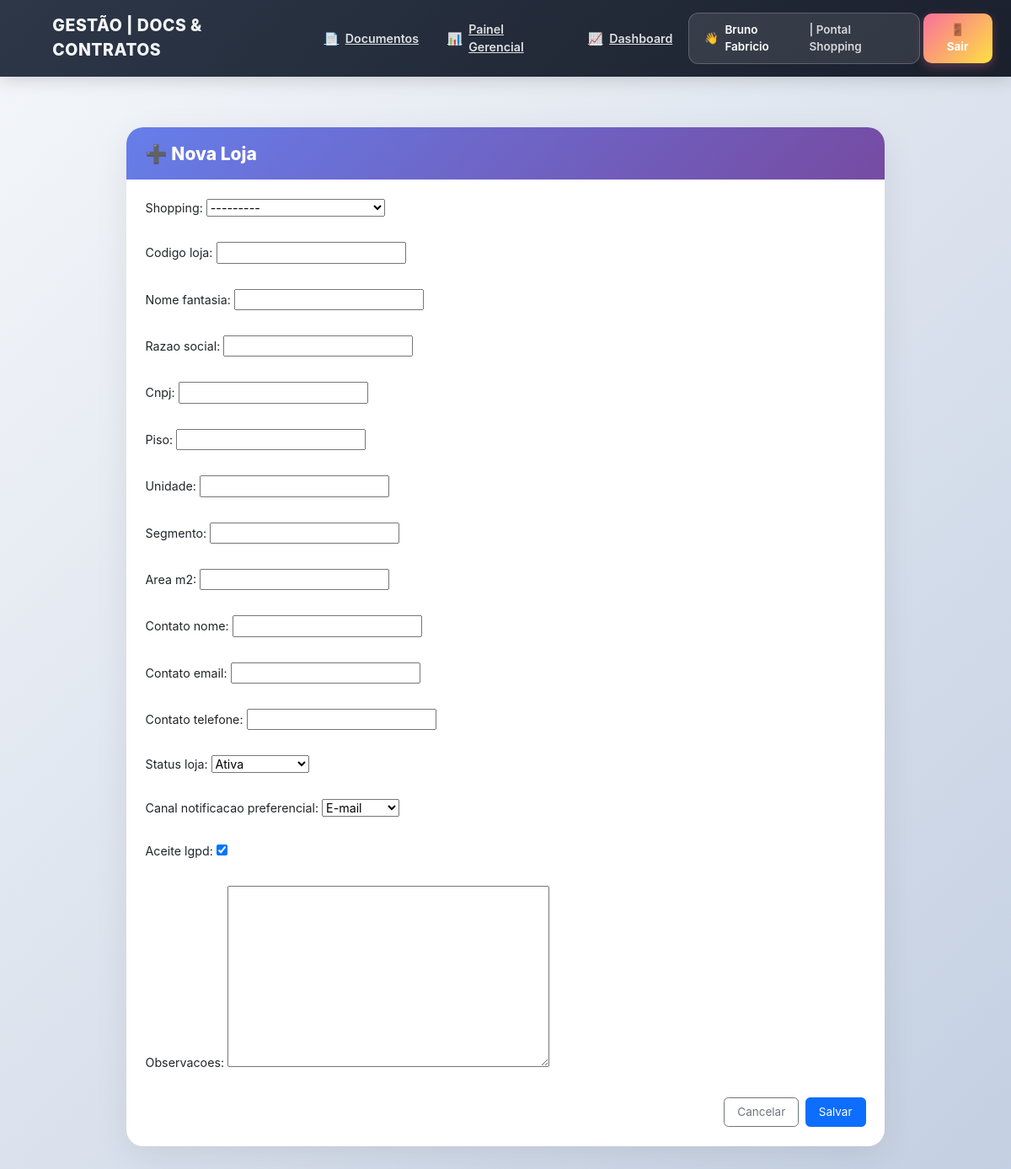
The page /seguros/lojas/novo/ (signed in) on the database its author committed.
### usuarios/models.py (models this page shows)
class Usuario(AbstractUser):
    shopping = models.ForeignKey(
        'documentos.Shopping',
        on_delete=models.SET_NULL,
        null=True,
        blank=True,
        related_name='usuarios'
    )

### documentos/models.py (models this page shows)
class Shopping(models.Model):
    nome = models.CharField(max_length=100)
    sigla = models.CharField(max_length=10)
    cnpj = models.CharField(max_length=20)
    email_alertas = models.EmailField(blank=True, null=True)
    def __str__(self):
        return self.nome

### seguros/views.py (the view)
# urls.py: path('lojas/novo/', LojaCreateView.as_view(), name='seguros_loja_novo'),
class LojaCreateView(LoginRequiredMixin, CreateView):
    model = Loja
    form_class = LojaForm
    template_name = "seguros/loja_form.html"
    success_url = reverse_lazy("seguros_apolice_list")

### seguros/forms.py
class LojaForm(forms.ModelForm):
    class Meta:
        model = Loja
        fields = [
            "shopping", "codigo_loja", "nome_fantasia", "razao_social", "cnpj",
            "piso", "unidade", "segmento", "area_m2",
            "contato_nome", "contato_email", "contato_telefone",
            "status_loja", "canal_notificacao_preferencial", "aceite_lgpd", "observacoes",
        ]

### seguros/templates/seguros/loja_form.html (shortened to what this page needs)
{% extends 'base.html' %}
{% block content %}
<div class="form-wrapper">
  <div class="card form-card">
    <div class="form-card-header">
      <h1 class="form-title">➕ Nova Loja</h1>
    </div>
    <div class="form-card-body">
      <form method="post">
        <div class="row g-3">
          {{ form.as_p }}
        </div>
        <div class="d-flex justify-content-end gap-2 mt-3">
          <a href="{% url 'seguros_apolice_list' %}" class="btn btn-outline-secondary">Cancelar</a>
          <button type="submit" class="btn btn-primary">Salvar</button>
        </div>
      </form>
    </div>
  </div>
</div>
{% endblock %}

### documentos/templates/base.html (shortened to what this page needs)
<!DOCTYPE html>
<html lang="pt-br">
<head>
  <link href="https://cdn.jsdelivr.net/npm/bootstrap@5.3.2/dist/css/bootstrap.min.css" rel="stylesheet">
  <link rel="stylesheet" href="https://cdn.jsdelivr.net/npm/bootstrap-icons@1.10.5/font/bootstrap-icons.css">
  {% load static %}
  <link rel="stylesheet" href="{% static 'css/base.css' %}">
</head>
<body>
  <nav class="navbar navbar-expand-lg navbar-modern">
    <div class="container-fluid px-3 px-md-4">
      <a class="navbar-brand-modern" href="{% url 'painel_redirect' %}">
        <span class="navbar-brand-icon">📋</span>
        <span>GESTÃO | DOCS & CONTRATOS</span>
      </a>
      {% if request.user.is_authenticated and request.path != '/accounts/login/' %}
      <div class="collapse navbar-collapse justify-content-end" id="navbarContent">
        <ul class="navbar-nav align-items-lg-center gap-1">
          {% with grupos=request.user.groups.all %}
            {% for g in grupos %}
                {% if g.name == "Gestor" %}
                <li class="nav-item">
                  <a class="nav-link-modern" href="{% url 'pendencias_gestor' %}">
                    <span>📋</span>
                    <span>Pendências</span>
                  </a>
                </li>
                <li class="nav-item">
                  <a class="nav-link-modern" href="{% url 'painel_documentos_gerencial' %}">
                    <span>📊</span>
                    <span>Painel Gerencial</span>
                  </a>
                </li>
                <li class="nav-item">
                  <a class="nav-link-modern" href="{% url 'dashboard_contratos' %}">
                    <span>📈</span>
                    <span>Dashboard</span>
                  </a>
                </li>
                <li class="nav-item">
                  <a class="nav-link-modern" href="{% url 'agenda_vencimentos' %}">
                    <span>📆</span>
                    <span>Agenda</span>
                  </a>
                </li>
                <li class="nav-item">
                  <a class="nav-link-modern" href="{% url 'detalhes_shopping' shopping_id=request.user.perfil.shopping.id %}">
                    <span>📄</span>
                    <span>Documentos</span>
                  </a>
                </li>
                {% elif g.name == "Usuario" %}
                <li class="nav-item">
                  <a class="nav-link-modern" href="{% url 'detalhes_shopping' shopping_id=request.user.shopping.id %}">
                    <span>📄</span>
                    <span>Documentos</span>
                  </a>
                </li>
                    <li class="nav-item">
                      <a class="nav-link-modern" href="{% url 'painel_documentos_gerencial' %}">
                        <span>📊</span>
                        <span>Painel Gerencial</span>
                      </a>
                    </li>
                    <li class="nav-item">
                      <a class="nav-link-modern" href="{% url 'dashboard_contratos' %}">
                        <span>📈</span>
                        <span>Dashboard</span>
                      </a>
                    </li>
              {% endif %}
            {% endfor %}
          {% endwith %}
          <li class="nav-item">
            <div class="user-greeting-modern">
              <span>👋</span>
              <span>{{ request.user.get_full_name|default:request.user.username }}</span>
              {% if request.user.groups.first.name == "Usuario" and request.user.shopping %}
                <span style="opacity: 0.8;">| {{ request.user.shopping.nome }}</span>
              {% elif request.user.groups.first.name == "Gestor" and request.user.perfil and request.user.perfil.shopping %}
                <span style="opacity: 0.8;">| {{ request.user.perfil.shopping.nome }}</span>
              {% elif request.user.groups.first.name == "Corporativo" %}
                <span style="opacity: 0.8;">| Corporativo</span>
              {% endif %}
            </div>
          </li>
          <li class="nav-item">
            <form method="post" action="{% url 'logout' %}" class="d-inline">
              <button type="submit" class="btn btn-logout-modern">
                <span>🚪</span>
                <span>Sair</span>
              </button>
            </form>
          </li>
        </ul>
      </div>
      {% endif %}
    </div>
  </nav>
  <main class="container">
    {% block content %}{% endblock %}
  </main>
</body>
</html>

### static/css/base.css (style rules this page uses)
body { background-color: #f8f9fa; font-size: 0.95rem; }
.container { max-width: 1140px; }
.btn { padding: 0.45rem 1rem; font-size: 0.9rem; }
h1, h2, h3, h4, h5 { font-size: 1rem; margin-bottom: 0.75rem; }
:root { --card-bg: #ffffff; --card-border: #e5e7eb; --muted: #6b7280; }

### documentos/templates/base.html (style rules this page uses)
:root { --primary-gradient: linear-gradient(135deg, #667eea 0%, #764ba2 100%); --nav-gradient: linear-gradient(135deg, #2d3748 0%, #1a202c 100%); }
* { margin: 0; padding: 0; box-sizing: border-box; }
html { font-size: 15px; scroll-behavior: smooth; }
body { font-family: -apple-system, BlinkMacSystemFont, 'Segoe UI', Roboto, sans-serif; background: linear-gradient(135deg, #f5f7fa 0%, #c3cfe2 100%); min-height: 100vh; }
.navbar-modern { background: var(--nav-gradient); box-shadow: 0 4px 20px rgba(0,0,0,0.15); padding: 1rem 0; position: sticky; top: 0; z-index: 1000; backdrop-filter: blur(10px); }
.navbar-brand-modern { font-weight: 800; font-size: 1.3rem; letter-spacing: 0.5px; background: linear-gradient(135deg, #ffffff, #e2e8f0); -webkit-background-clip: text; -webkit-text-fill-color: transparent; background-clip: text; display: flex; align-items: center; gap: 0.75rem; transition: all 0.3s ease; }
.navbar-brand-icon { font-size: 1.5rem; filter: drop-shadow(0 2px 4px rgba(0,0,0,0.2)); }
.nav-link-modern { color: rgba(255,255,255,0.85) !important; font-weight: 600; font-size: 0.95rem; padding: 0.6rem 1rem !important; border-radius: 10px; transition: all 0.3s ease; display: flex; align-items: center; gap: 0.5rem; }
.user-greeting-modern { color: white; font-weight: 600; font-size: 0.9rem; padding: 0.6rem 1.2rem; background: rgba(255,255,255,0.1); border-radius: 12px; display: flex; align-items: center; gap: 0.5rem; border: 1px solid rgba(255,255,255,0.2); }
.btn-logout-modern { background: linear-gradient(135deg, #fa709a, #fee140); color: white; border: none; border-radius: 10px; padding: 0.6rem 1.25rem; font-weight: 700; font-size: 0.9rem; transition: all 0.3s ease; box-shadow: 0 4px 12px rgba(250, 112, 154, 0.3); }
main.container { max-width: 1200px; padding-top: 2rem; padding-bottom: 2rem; }

### seguros/templates/seguros/loja_form.html (style rules this page uses)
.form-wrapper { max-width: 900px; margin: 0 auto; padding: 2rem 0; }
.form-card { background: white; border-radius: 20px; box-shadow: 0 10px 40px rgba(0,0,0,0.08); border: none; overflow: hidden; }
.form-card-header { background: linear-gradient(135deg, #667eea, #764ba2); color: white; padding: 1.25rem 1.5rem; }
.form-title { font-size: 1.4rem; font-weight: 800; margin: 0; }
.form-card-body { padding: 1.5rem; }

### rows shown on the page
Usuario: user.get_full_name "Bruno Fabricio", user.shopping.nome "Pontal Shopping"
